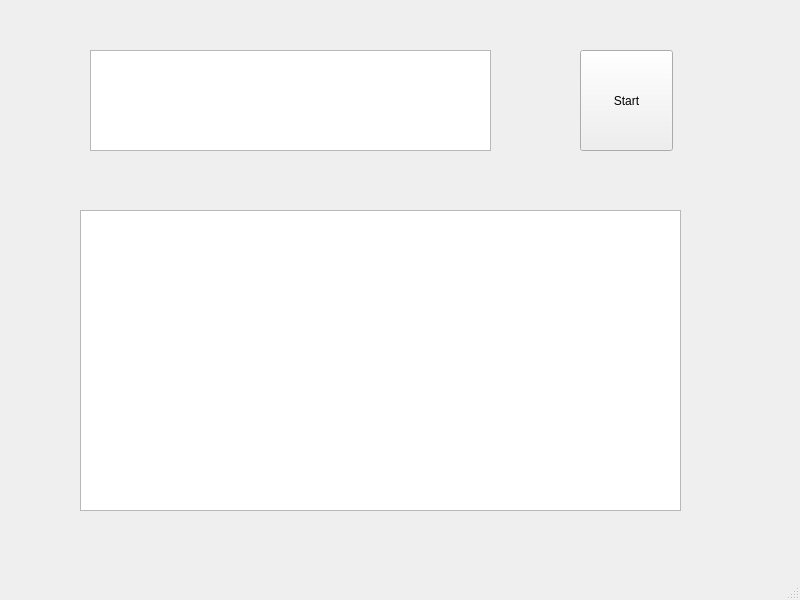
<?xml version="1.0" encoding="UTF-8"?>
<ui version="4.0">
 <class>MainWindow</class>
 <widget class="QMainWindow" name="MainWindow">
  <property name="geometry">
   <rect>
    <x>0</x>
    <y>0</y>
    <width>800</width>
    <height>600</height>
   </rect>
  </property>
  <property name="windowTitle">
   <string>MainWindow</string>
  </property>
  <widget class="QWidget" name="centralwidget">
   <widget class="QPlainTextEdit" name="text_inputbox">
    <property name="geometry">
     <rect>
      <x>90</x>
      <y>50</y>
      <width>401</width>
      <height>101</height>
     </rect>
    </property>
   </widget>
   <widget class="QPushButton" name="btn_start">
    <property name="geometry">
     <rect>
      <x>580</x>
      <y>50</y>
      <width>93</width>
      <height>101</height>
     </rect>
    </property>
    <property name="text">
     <string>Start</string>
    </property>
   </widget>
   <widget class="QTextBrowser" name="text_outputbox">
    <property name="geometry">
     <rect>
      <x>80</x>
      <y>210</y>
      <width>601</width>
      <height>301</height>
     </rect>
    </property>
   </widget>
  </widget>
  <widget class="QMenuBar" name="menubar">
   <property name="geometry">
    <rect>
     <x>0</x>
     <y>0</y>
     <width>800</width>
     <height>26</height>
    </rect>
   </property>
  </widget>
  <widget class="QStatusBar" name="statusbar"/>
 </widget>
 <resources/>
 <connections/>
</ui>
